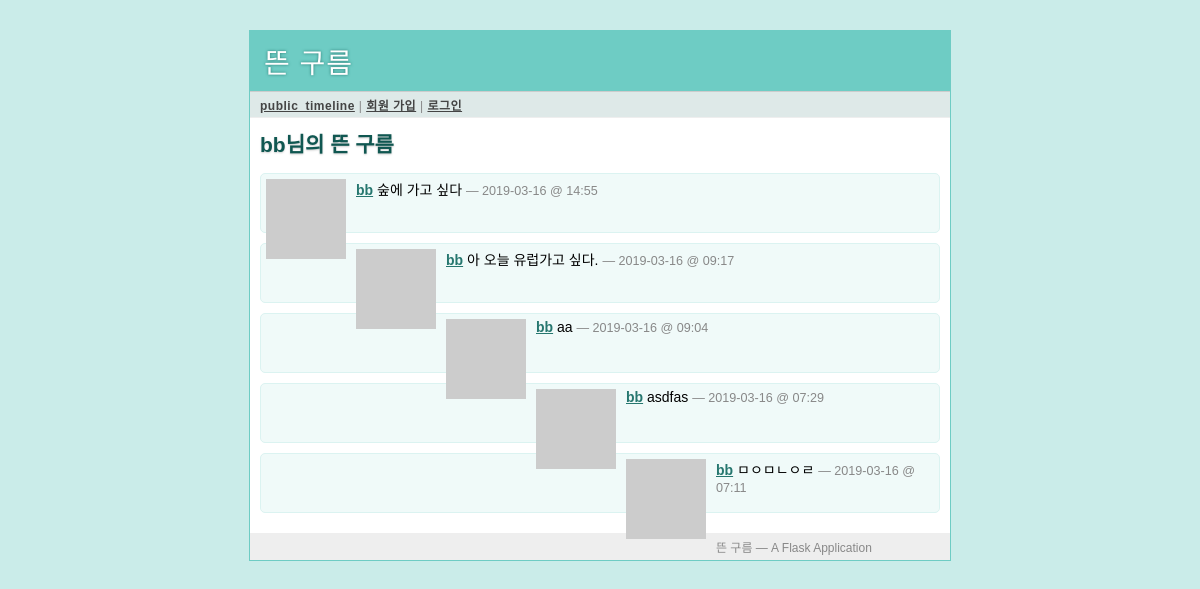
The page /bb on the database its author committed.
### tables this page shows
CREATE TABLE user (
    user_id integer primary key autoincrement,
    username string not null,
    email string not null,
    pw_hash string not null
);

CREATE TABLE message (
    message_id integer primary key autoincrement,
    author_id integer not null,
    text string not null,
    pub_date integer
);

### minitwit.py (the view)
@app.route('/<username>')
def user_timeline(username):
    profile_user = query_db('select * from user where username = ?',
                            [username], one=True)
    if profile_user is None:
        abort(404)
    followed = False
    if g.user:
        followed = query_db('''select 1
                                 from follower
                                where follower.who_id = ? and follower.whom_id = ?''',
                                [session['user_id'], profile_user['user_id']],
                                one=True) is not None
    return render_template('timeline.html', messages=query_db('''
            select message.*, user.*
              from message, user
             where user.user_id = message.author_id and user.user_id = ?
             order by message.pub_date desc limit ?''',
             [profile_user['user_id'], PER_PAGE]), followed=followed,
             profile_user=profile_user)

### minitwit.py (called while the page is built)
def connect_db():
    return sqlite3.connect(app.config['DATABASE'])

def query_db(query, args=(), one=False):
    cur = g.db.execute(query, args)
    rv = [dict((cur.description[idx][0], value)
                for idx, value in enumerate(row)) for row in cur.fetchall()]
    return (rv[0] if rv else None) if one else rv

def format_datetime(timestamp):
    return datetime.utcfromtimestamp(timestamp).strftime('%Y-%m-%d @ %H:%M')

def gravatar_url(email, size=80):
    return 'http://www.gravatar.com/avatar/%s?d=identicon&s=%d' % \
        (md5(email.strip().lower().encode('utf-8')).hexdigest(), size)

@app.before_request
def before_request():
    g.db = connect_db() # DB 연결.
    g.user = None
    if 'user_id' in session:
        g.user = query_db('select * from user where user_id = ?',
                            [session['user_id']], one=True)

@app.teardown_request
def teardown_request(exception):
    if hasattr(g, 'db'):
        g.db.close()

### templates/timeline.html (shortened to what this page needs)
{%extends "layout.html" %}
{% block title %}
{% if request.endpoint == 'public_timeline' %}
    전체 뜬 구름
{% elif request.endpoint == 'user_timeline' %}
    {{ profile_user.username }}님의 뜬 구름
{% else %}
    My Timeline
{% endif %}
{% endblock %}
{% block body %}
<h2>{{ self.title() }}</h2>
    <ul class=messages>
        {% for message in messages %}
        <li>
            <img src="{{ message.email|gravatar(size=48)}}">
            <p>
                <strong><a href="{{ url_for('user_timeline', username=message.username) }}">
                            {{ message.username }}</a></strong>
                {{ message.text }}
                <small>&mdash; {{ message.pub_date|datetimeformat }}</small>
                {% else %}
            </p>
        </li>
        <li>
            <em>당신의 뜬 구름이 없습니다.</em>
        {% endfor %}
        </li>
    </ul>
{% endblock %}

### static/style.css (style rules this page uses)
a { color: #26776F; }
div.page h2 { margin: 0 0 15px 0; color: #105751; text-shadow: 0 1px 2px #ccc; }
div.page ul.messages { list-style: none; margin: 0; padding: 0; }
div.page ul.messages li { margin: 10px 0; padding: 5px; background: #F0FAF9; border: 1px solid #DBF3F1; -moz-border-radius: 5px; -webkit-border-radius: 5px; min-height: 48px; }
div.page ul.messages p { margin: 0; }
div.page ul.messages li img { float: left; padding: 0 10px 0 0; }
div.page ul.messages li small { font-size: 0.9em; color: #888; }

### rows shown on the page
user: username "bb"
message: username "bb", text "숲에 가고 싶다", pub_date "2019-03-16 @ 14:55"
message: username "bb", text "아 오늘 유럽가고 싶다.", pub_date "2019-03-16 @ 09:17"
message: username "bb", text "aa", pub_date "2019-03-16 @ 09:04"
message: username "bb", text "asdfas", pub_date "2019-03-16 @ 07:29"
message: username "bb", text "ㅁㅇㅁㄴㅇㄹ", pub_date "2019-03-16 @ 07:11"
